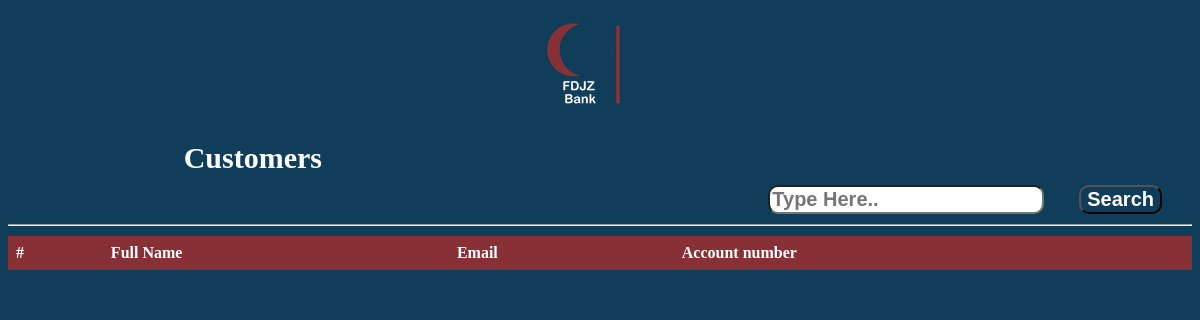
/Worker/php/Showusers.php, run on an earlier commit of the app's database.
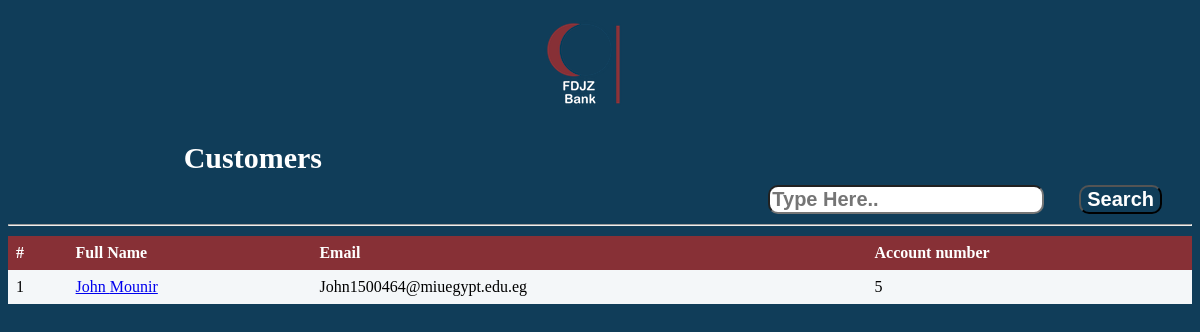
And on a later commit of the database.
### tables this page shows
CREATE TABLE `customer_account` (
  `ID` int(11) NOT NULL,
  `FNAME` varchar(50) DEFAULT NULL,
  `LNAME` varchar(50) DEFAULT NULL,
  `PersonalID` int(14) DEFAULT NULL,
  `Address` varchar(100) DEFAULT NULL,
  `MobileNumber` int(11) DEFAULT NULL,
  `Email` varchar(200) DEFAULT NULL,
  `Date` varchar(200) DEFAULT NULL,
  `WorkerID` int(11) NOT NULL
);

### Worker/ClassesGedida/dbconnect.php (called while the page is built, shortened)
<?php
  class dbconnect
  {
      private $servername;
      private $username;
      private $password;
      private $db;
      private $con;
      function __construct()
      {
          $this->servername = "localhost";
          $this->username = "root";
          $this->password = "";
          $this->db = "FDJZ";
          $this->con = $this->Connect();
      }
      function connect()
      {
          $this->con = mysqli_connect($this->servername, $this->username, $this->password, $this->db);
          if ($this -> con ->connect_error)
          {
              die("Failed to connect: " .$this->con->connect_error);
          }
          else
          {
              return $this->con;
          }
      }
      function executesql($sql)
      {
        $result = mysqli_query($this->con, $sql);
        if($result == TRUE)
              {
          return $result;
        }
        else
              {
          echo "Error executing SQL statement: " .$this->con->error;
        }
      }
  }
?>

### Worker/ClassesGedida/WorkerAdminCommon.php (the view, shortened to what this page needs)
<?php
  class WorkerAdminCommon extends User{
    function showAllCustomers(){
      $db = new dbconnect;
      $db->connect();
      $sql = "SELECT `FName`, `LName`, `Email`, `id`
              FROM `customer_account`
              ";
      $result = $db->executesql($sql);
      $counter = 1;
      foreach($result as $row){
          echo'<tr>';
          echo'<td>'.$counter++.'</td>';
          echo'<td><a href="Usersreport.php?id='.$row['id'].'">'.$row['FName']." ".$row['LName'].'</a></td>';
          echo'<td>'.$row['Email'].'</td>';
          echo'<td>'.$row['id'].'</td>';
          echo'</tr>';
      }
    }
  }
?>

What changed in the data, as far as the page shows it:
added customer_account: FNAME "John", LNAME "Mounir", Email "John1500464@miuegypt.edu.eg", ID "5"
